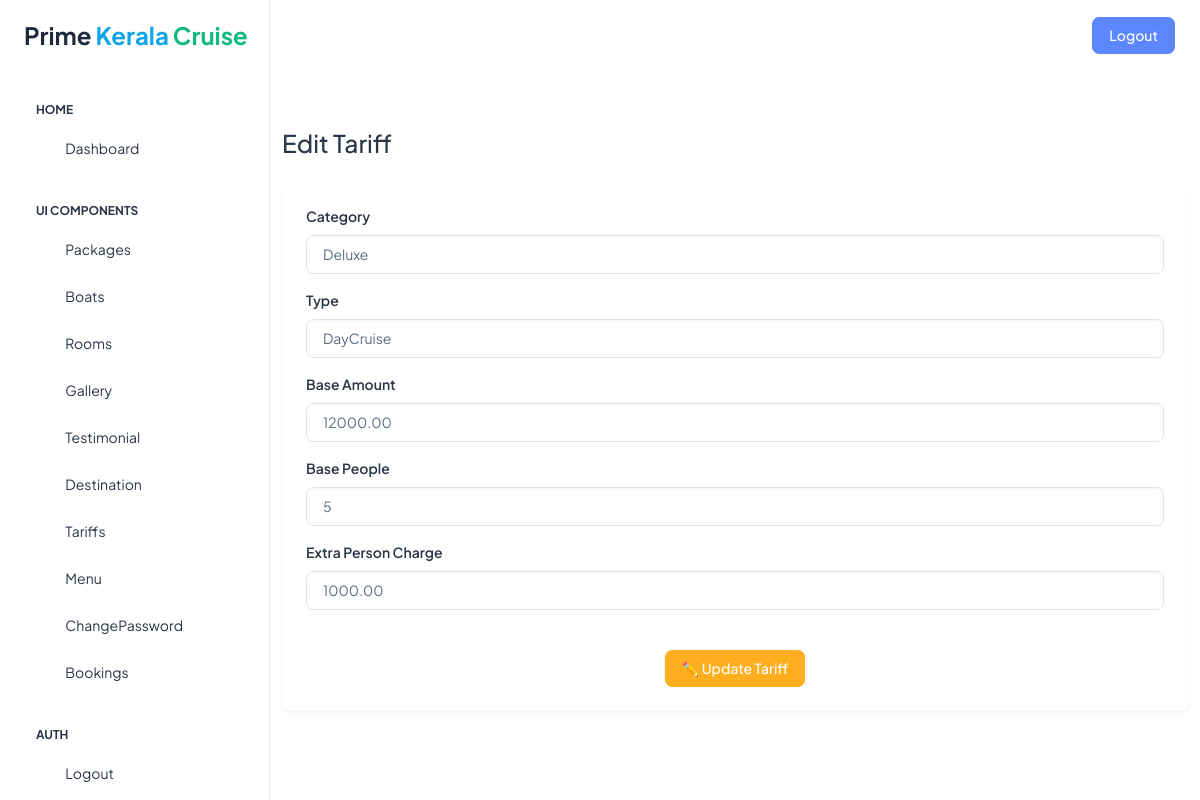
The app's page /admin_edit_tariff/1 with its own data.
### app/models.py (models this page shows, shortened)
class Tariff1(models.Model):
    CATEGORY_CHOICES = [
        ('Deluxe', 'Deluxe'),
        ('Premium', 'Premium'),
        ('Luxury', 'Luxury'),
    ]
    TYPE_CHOICES = [
        ('DayCruise', 'DayCruise'),
        ('OvernightCruise', 'OvernightCruise'),
    ]
    category = models.CharField(max_length=50, choices=CATEGORY_CHOICES)
    type = models.CharField(max_length=50, choices=TYPE_CHOICES)
    amount = models.DecimalField(max_digits=10, decimal_places=2, null=True, blank=True)
    base_people = models.PositiveIntegerField(null=True, blank=True)
    extra_person_amount = models.DecimalField(max_digits=10, decimal_places=2, null=True, blank=True)
    room_count = models.PositiveIntegerField(null=True, blank=True)
    extra_person_charge = models.DecimalField(max_digits=10, decimal_places=2, null=True, blank=True)
    note = models.TextField(null=True, blank=True)

### app/views.py (the view, shortened to what this page needs)
# urls.py: path('admin_edit_tariff/<int:id>', views.admin_edit_tariff, name='admin_edit_tariff'),
def admin_edit_tariff(request, id):
    if request.session.get('log') == "out":
        return HttpResponse("<script>alert('You haven’t logged in yet...!');window.location='/login'</script>")
    tariff = Tariff1.objects.get(id=id)
    return render(request, 'admin/admin_edit_tariff.html', {'tariff': tariff})

### templates/admin/admin_edit_tariff.html (shortened to what this page needs)
{% include 'admin/adminheader.html' %}
<div class="container mt-4">
  <h1 class="h3 mb-4">Edit Tariff</h1>
  <form method="post" class="card shadow-sm p-4">
    <div class="mb-3">
      <label class="form-label">Category</label>
      <select name="category" class="form-control" required>
        <option value="Deluxe" {% if tariff.category == "Deluxe" %}selected{% endif %}>Deluxe</option>
      </select>
    </div>
    <div class="mb-3">
      <label class="form-label">Type</label>
      <select name="type" id="type" class="form-control" required onchange="toggleFields()">
        <option value="DayCruise" {% if tariff.type == "DayCruise" %}selected{% endif %}>DayCruise</option>
      </select>
    </div>
    <div id="day-fields" style="display:none;">
      <div class="mb-3">
        <label class="form-label">Base Amount</label>
        <input type="number" step="0.01" name="amount"
               class="form-control"
               value="{{ tariff.amount|default_if_none:'' }}"
               placeholder="Ex: 12000">
      </div>
      <div class="mb-3">
        <label class="form-label">Base People</label>
        <input type="number" name="base_people"
               class="form-control"
               value="{{ tariff.base_people|default_if_none:'' }}"
               placeholder="Ex: 5">
      </div>
      <div class="mb-3">
        <label class="form-label">Extra Person Charge</label>
        <input type="number" step="0.01" name="extra_person_amount"
               class="form-control"
               value="{{ tariff.extra_person_amount|default_if_none:'' }}"
               placeholder="Ex: 1000">
      </div>
    </div>
    <div class="text-center mt-4">
      <button type="submit" class="btn btn-warning">✏️ Update Tariff</button>
    </div>
  </form>
</div>
{% include 'admin/adminfooter.html' %}

### records on screen
Tariff1: category "Deluxe", type "DayCruise", amount "12000.00", base_people "5", extra_person_amount "1000.00"
